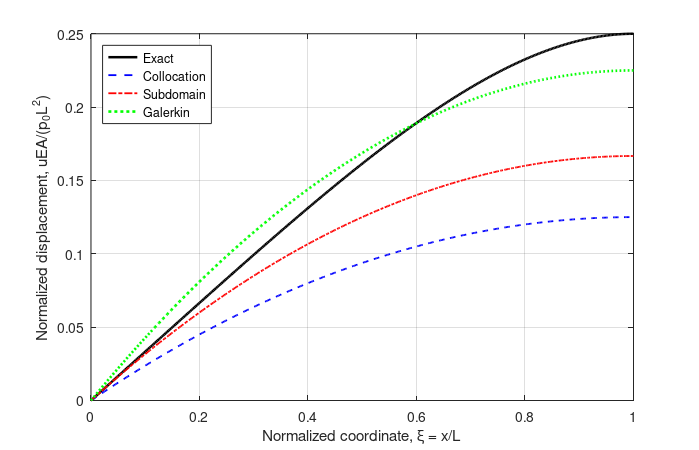

MATLAB code to generate this figure: (Note: this script raises an error after producing the figure.)
% weighted_residual_comparison.m
% One-term weighted residual approximation for an axially loaded bar
% (Chapter 2 — Weighted Residual Methods)

clear; clc; close all;

%% Problem parameters
L  = 1.0;        % bar length [m]
E  = 210e9;      % Young's modulus [Pa]
A  = 1.0e-4;     % cross-sectional area [m^2]
p0 = 1.0e4;      % load intensity scale [N/m]
EA = E*A;        % axial stiffness [N]

%% Method coefficients for u_tilde = a*(xi^2 - 2*xi)
a_col = -p0*L^2/(8*EA);       % collocation at xi = 1/2
a_sub = -p0*L^2/(6*EA);       % one subdomain over [0,L]
a_gal = -9*p0*L^2/(40*EA);    % Galerkin weighting

methodNames = {'Collocation'; 'Subdomain'; 'Galerkin'};
aValues = [a_col; a_sub; a_gal];
tipValues = -aValues;         % xi=1 gives u_tilde(L) = -a

%% Exact tip displacement and percent error
uTipExact = p0*L^2/(4*EA);
percentError = abs(tipValues - uTipExact)/uTipExact * 100;

fprintf('Weighted residual comparison for axial bar\n');
fprintf('L = %.3f m, EA = %.4e N, p0 = %.4e N/m\n\n', L, EA, p0);
fprintf('%-14s %14s %18s %12s\n', ...
        'Method', 'a [m]', 'u_tilde(L) [m]', 'Error [%]');
fprintf('%s\n', repmat('-', 1, 62));

for i = 1:numel(methodNames)
    fprintf('%-14s %14.6e %18.6e %12.3f\n', ...
        methodNames{i}, aValues(i), tipValues(i), percentError(i));
end
fprintf('%-14s %14s %18.6e %12.3f\n', 'Exact', '--', uTipExact, 0);

%% Normalized displacement curves
xi = linspace(0, 1, 400);
phi = xi.^2 - 2*xi;

u_col_norm = -(1/8)  * phi;
u_sub_norm = -(1/6)  * phi;
u_gal_norm = -(9/40) * phi;
u_exact_norm = xi/3 - xi.^4/12;

figFile = figure('Name','Weighted Residual Comparison','Color','w', ...
                 'Units','inches','Position',[1 1 7 4.5]);
plot(xi, u_exact_norm, 'k-',  'LineWidth', 1.8); hold on;
plot(xi, u_col_norm,   'b--', 'LineWidth', 1.3);
plot(xi, u_sub_norm,   'r-.', 'LineWidth', 1.3);
plot(xi, u_gal_norm,   'g:',  'LineWidth', 1.9);
grid on; box on;
xlabel('Normalized coordinate, \xi = x/L');
ylabel('Normalized displacement, uEA/(p_0L^2)');
legend('Exact', 'Collocation', 'Subdomain', 'Galerkin', ...
       'Location', 'northwest');

%% Save the figure into ../figures/  (PDF for LaTeX, PNG for previewing)
thisFile = mfilename('fullpath');
[here, ~, ~] = fileparts(thisFile);
figDir = fullfile(here, '..', 'figures');
if ~exist(figDir, 'dir'), mkdir(figDir); end

set(figFile, 'PaperPositionMode', 'auto');
book_style(figFile);
exportgraphics(figFile, fullfile(figDir, 'weighted_residual_comparison.pdf'), ...
               'ContentType', 'vector');
exportgraphics(figFile, fullfile(figDir, 'weighted_residual_comparison.png'), ...
               'Resolution', 300);

fprintf('\nFigure saved to %s\n', figDir);
